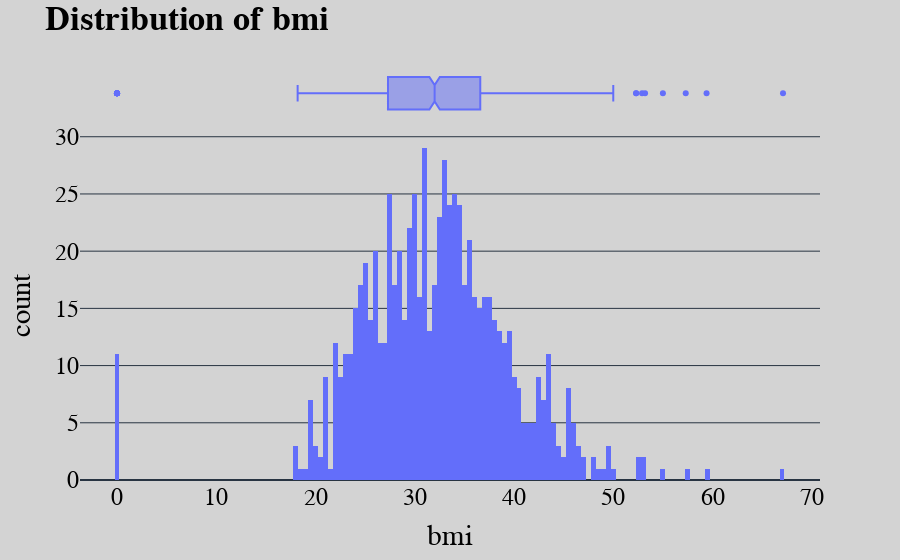

Notebook code for this chart:
### Code cell
plot_hist('bmi')

### Figure 1 — Plotly figure (JSON) as saved in the notebook; plotly's stock layout.template omitted (floating-point values rounded to 4 significant figures; data arrays with more than 128 entries replaced by an {"elided": "..."} marker saying what was removed)
{"data": [{"alignmentgroup": "True", "bingroup": "x", "hovertemplate": "bmi=%{x}<br>count=%{y}<extra></extra>", "legendgroup": "", "marker": {"color": "#636efa", "pattern": {"shape": ""}}, "name": "", "nbinsx": 248, "offsetgroup": "", "orientation": "v", "showlegend": false, "type": "histogram", "x": {"elided": "768 float values"}, "xaxis": "x", "yaxis": "y"}, {"alignmentgroup": "True", "hovertemplate": "bmi=%{x}<extra></extra>", "legendgroup": "", "marker": {"color": "#636efa"}, "name": "", "notched": true, "offsetgroup": "", "showlegend": false, "type": "box", "x": {"elided": "768 float values"}, "xaxis": "x2", "yaxis": "y2"}], "layout": {"barmode": "relative", "font": {"color": "black", "family": "San Serif", "size": 24}, "legend": {"tracegroupgap": 0}, "margin": {"t": 60}, "paper_bgcolor": "lightgray", "plot_bgcolor": "lightgray", "title": {"text": "<b>Distribution of bmi<b>"}, "xaxis": {"anchor": "y", "domain": [0, 1], "showgrid": false, "title": {"text": "bmi"}, "zeroline": false}, "xaxis2": {"anchor": "y2", "domain": [0, 1], "matches": "x", "showgrid": false, "showticklabels": false, "zeroline": false}, "yaxis": {"anchor": "x", "domain": [0, 0.8316], "title": {"text": "count"}}, "yaxis2": {"anchor": "x2", "domain": [0.8416, 1], "matches": "y2", "showgrid": false, "showline": false, "showticklabels": false, "ticks": ""}}}
